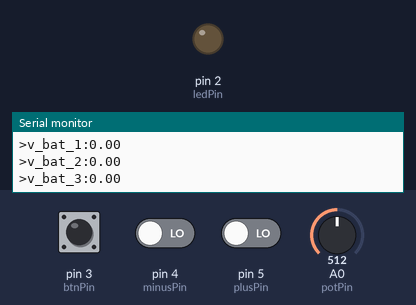
Recording of a program running on a simulated Arduino Nano, built with avr-gcc and run on an emulated ATmega328P. On the bench: output pins drawn as LEDs (lit = HIGH), the last lines printed to the serial monitor. The inputs (shaded band) are chosen by the test bench; at power-on: pin 3 (btnPin) HIGH, pin 4 (minusPin) LOW, pin 5 (plusPin) LOW, A0 (potPin) = 512. No radio packets arrive unless stated.

Above: at 1.3 s.
1.4 s: pin 3 (btnPin) pulled LOW for 0.15 s
At 2.4 s:
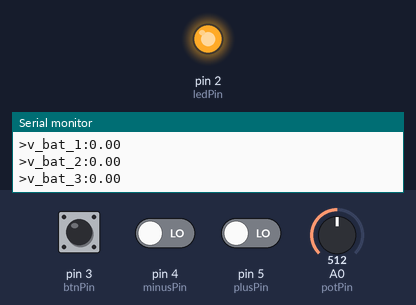
3.0 s: pin 3 (btnPin) pulled LOW for 1 s
At 3.6 s:
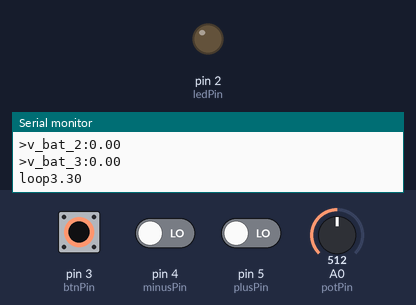
5.5 s: pin 3 (btnPin) pulled LOW for 3.2 s
At 6.8 s:
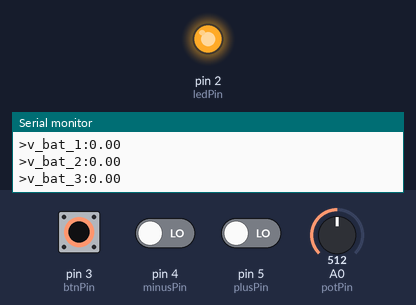
Timing chart, 0 to 8.5 s (numbered marks = the images above; inputs shaded):
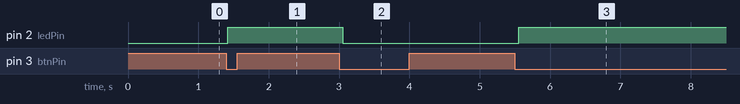

Measured:
- after the input at 1.4 s, pin 2 (ledPin): LOW → HIGH at once
- after the input at 3.0 s, pin 2 (ledPin): HIGH → LOW after 0.05 s
- after the input at 5.5 s, pin 2 (ledPin): LOW → HIGH after 0.05 s

The program:

main.cpp
```cpp
// ------------ PACKAGES ------------ //
#include <Arduino.h>

// Radio
#include <SPI.h>
#include <RF24.h>
#include <nRF24L01.h>
RF24 radio(9, 10); // CE, CSN
const byte addresses[][6] = {"00001", "00002"};

// ------------ STRUCTURES ------------ //

struct monitorPack
{
    int id = 1;
    int forceShutdown = 0;
    float thrust = 0.0;
    float pitch = 0.0;
    float roll = 0.0;
    float v_curr = 0.0;
    float v_bat_1 = 0.0;
    float v_bat_2 = 0.0;
    float v_bat_3 = 0.0;
};
monitorPack monitorData;

struct controlPack
{
    int id = 1;
    int isActive = 0;
    float thrust = 0.0;
};
controlPack controlData;

// ------------ PINS ------------ //

const int ledPin = 2;
const int btnPin = 3;
const int minusPin = 4;
const int plusPin = 5;

const int potPin = A0;

// ------------ VARIABLES ------------ //

// Timing
float now = 0;

// Handle Buttons
float thrust = 0.0;
int isActive = 0;
int oldActiveState = 0, newActiveState = 0;
int oldMinusState = 0, newMinusState = 0;
int oldPlusState = 0, newPlusState = 0;
int thrustControlInterval = 2;

// Handle Force Is Active
int prevForceShutdown = 0;

// ------------ SETUP ------------ //

void setup()
{
    Serial.begin(115200);
    delay(100);

    // Initialize LEDs
    pinMode(ledPin, OUTPUT);
    pinMode(btnPin, INPUT);
    pinMode(minusPin, INPUT);
    pinMode(plusPin, INPUT);
    pinMode(potPin, INPUT);

    // Initialize Radio
    radio.begin();
    radio.openWritingPipe(addresses[0]);    // 00002
    radio.openReadingPipe(0, addresses[1]); // 00001
    radio.setDataRate(RF24_2MBPS);
    radio.setChannel(124);
    radio.setPALevel(RF24_PA_MAX);
    radio.startListening();
    Serial.println("setup");
}

// ------------ FUNCTIONS ------------ //

void runComs()
{
    if (radio.available())
    {
        // RECEIVE DATA
        while (radio.available())
        {
            radio.read(&monitorData, sizeof(monitorData));
            // Serial.print(monitorData.id);
            // Serial.println("received...");
        }

        // SEND DATA
        radio.stopListening();
        radio.write(&controlData, sizeof(controlData));
        // Serial.print(controlData.id);
        // Serial.println("sent...");
        controlData.id++;
        radio.startListening();
    }
}

// float calibration_time;

void handleButtons()
{
    // Handle Active Button
    newActiveState = digitalRead(btnPin);

    if (newActiveState == LOW && oldActiveState == HIGH)
    {
        if (isActive == 0)
        {
            isActive = 1;
            //  Serial.println("activated...");
        }
        else
        {
            isActive = 0;
            //   Serial.println("deactivated...");
        }
    };
    oldActiveState = newActiveState;

    if (isActive == 1)
    {
        // Read Pins
        newMinusState = digitalRead(minusPin);
        newPlusState = digitalRead(plusPin);

        // Handle Calibration
        //        if (newMinusState == HIGH && newPlusState == HIGH && (thrust == 0 || thrust == 100))
        //        {
        //            thrust = 100;
        //            calibration_time = now;
        //            Serial.print(thrust);
        //            // Serial.println("FULL THRUST");
        //        }
        //
        //        if (now - calibration_time < 1000)
        //        {
        //            if (newMinusState == LOW && newPlusState == LOW)
        //            {
        //                thrust = 0;
        //                Serial.print(thrust);
        //                // Serial.println("Deactivate thrust");
        //            }
        //        }
        //        else
        //        {
        // Handle Minus Button
        if (newMinusState == LOW && oldMinusState == HIGH)
        {
            thrust = max(0, thrust - thrustControlInterval);
            //            Serial.print(thrust);
            // Serial.println("-2 Thrust");
        };

        // Handle Plus Button
        if (newPlusState == LOW && oldPlusState == HIGH)
        {
            thrust = min(thrust + thrustControlInterval, 100);
            //  Serial.print(thrust);
            // Serial.println("+2 Thrust");
        };
        //        }

        // Reset State
        oldMinusState = newMinusState;
        oldPlusState = newPlusState;
    }
    // Set Control Data
    controlData.isActive = isActive;
    controlData.thrust = thrust;
}

void handleForceShotdown()
{
    if (monitorData.forceShutdown == 1 && prevForceShutdown == 1)
    {
        isActive = 0;
    };
    prevForceShutdown = monitorData.forceShutdown;
}

void handleThrustShutdown()
{
    if (isActive == 0)
    {
        thrust = 0;
    }
}

void handleLEDs()
{
    if (isActive == 1)
    {
        digitalWrite(ledPin, HIGH);
    }
    else
    {
        digitalWrite(ledPin, LOW);
    }
}

float i = 0.0;

void printTelemetry()
{
    Serial.print("loop");
    Serial.println(i);

    Serial.print(">isActive:");
    Serial.println(isActive);

    Serial.print(">forceShutdown:");
    Serial.println(monitorData.forceShutdown);

    Serial.print(">thrust:");
    Serial.println(monitorData.thrust);

    Serial.print(">pitch:");
    Serial.println(monitorData.pitch);

    Serial.print(">roll:");
    Serial.println(monitorData.roll);

    Serial.print(">c_bat:");
    Serial.println(monitorData.v_curr);

    Serial.print(">v_bat_1:");
    Serial.println(monitorData.v_bat_1);

    Serial.print(">v_bat_2:");
    Serial.println(monitorData.v_bat_2);

    Serial.print(">v_bat_3:");
    Serial.println(monitorData.v_bat_3);
}

// ------------ LOOP ------------ //

void loop()
{
    i += 0.1;

    now = millis();

    handleButtons();
    handleForceShotdown();
    handleThrustShutdown();

    float potVal = analogRead(potPin);
    if (isActive == 1 && potVal == 1023)
    {
        thrust = 100;
    }
    if (isActive == 1 && potVal < 1023)
    {
        thrust = map(potVal, 0, 1023, 0, 100);
    }
    handleLEDs();

    runComs();

    printTelemetry();
    delay(100);
}
```
